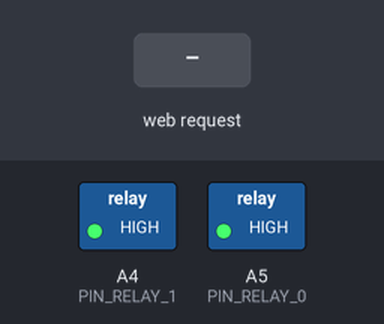
Bench run of a sketch on a simulated Arduino Uno, built with avr-gcc and run on an emulated ATmega328P. On the bench: switched loads named in the sketch (green lamp = pin HIGH). The test bench sets the inputs (shaded band). WiFi joins after 1.5 s; servers stay silent unless stated.

Above: at 1.8 s.
1.9 s: HTTP request GET /powerOn/0 received
At 2.8 s:
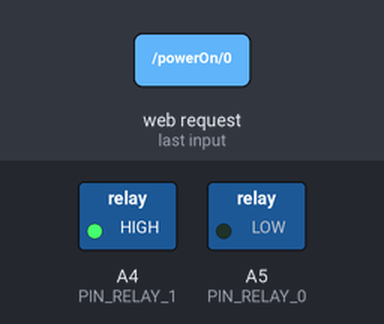
3.5 s: HTTP request GET /powerOn/1 received
At 4.4 s:
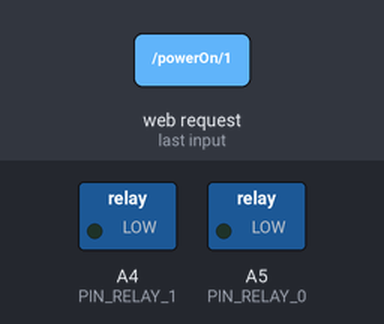
5.2 s: HTTP request GET /powerOff/0 received
At 6.1 s:
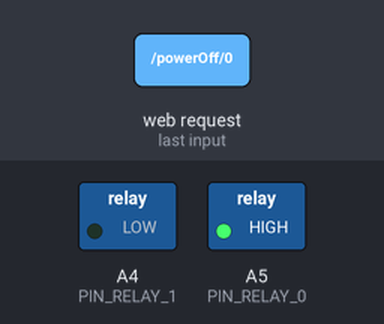
6.9 s: HTTP request GET /powerOff/1 received
At 7.7 s:
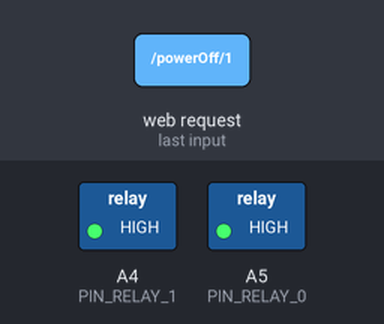
Timing chart, 0 to 9.6 s (numbered marks = the images above; inputs shaded):
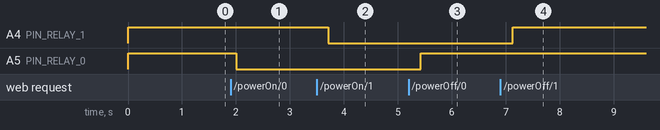

The sketch:

web-enabled-relay.ino
```cpp
/*
  Web Server

 A simple web server that parses a request to set the
 state of a relay using an Arduino Wiznet Ethernet. Tested
 with an original Arduino Ethernet board using the original
 Ethernet library.

 Circuit:
 * Ethernet shield attached to pins 10, 11, 12, 13
 * Analog inputs attached to pins A0 through A5 (optional)

 created 18 Dec 2009
 by David A. Mellis
 modified 9 Apr 2012
 by Tom Igoe
 modified 02 Sept 2015
 by Arturo Guadalupi
 modified 27 Dec 2019
 by Jerry Webb

 */

#include <SPI.h>
#include <Ethernet.h>
#define PIN_LED 2
#define PIN_RELAY_0 A5
#define PIN_RELAY_1 A4
// #define DEBUG 1

// Set a MAC address and IP address for your controller below.
// The IP address will be dependent on your local network:
byte mac[] = {
  0xDE, 0xAD, 0xBE, 0xEF, 0xFE, 0xED
};
IPAddress ip(192, 168, 1, 32);

// Initialize the Ethernet server library
// with the IP address and port you want to use
// (port 80 is default for HTTP):
EthernetServer server(80);

void setup() {
  // Initialise interface to relay board
  pinMode(PIN_RELAY_0, OUTPUT);
  pinMode(PIN_RELAY_1, OUTPUT);
  SW(0, LOW);
  SW(1, LOW);
#ifdef DEBUG
  // Open serial communications and wait for port to open:
  Serial.begin(9600);
  while (!Serial) {
    ; // wait for serial port to connect. Needed for native USB port only
  }
#endif

  // start the Ethernet connection and the server:
  Ethernet.begin(mac, ip);
  server.begin();
#ifdef DEBUG
  Serial.print("server is at ");
  Serial.println(Ethernet.localIP());
#endif
  // Tom's code has checks to make sure the Ethernet board is available and
  // that the drop cable is connected which are removed from this version
  // because there's no way to communicate these errors to the user with the
  // hardware config we're running on.
}


void loop() {
  // listen for incoming clients
  EthernetClient client = server.available();
  if (client) {
#ifdef DEBUG
    Serial.println("new client");
#endif
    boolean currentLineIsZeroLength = true;
    String line = "";    // Used to assemble a request string from the client if they provide one
    bool firstLine = true;
    int httpResponse = 400;

    // an http request ends with an empty line (just a newline)
    boolean currentLineIsBlank = true;
    while (client.connected()) {
      if (client.available()) {
        char c = client.read();
#ifdef DEBUG
        Serial.write(c);
#endif

        if (c == '\n' && currentLineIsZeroLength) {
          // if we have reached the end of the line (received a newline
          // character) and the line is blank, the http request has ended,
          // so we send a reply describing the state of both switches on
          // completion of the request
          // send a standard http response header
          if(httpResponse == 400) {
            client.println("HTTP/1.1 400 Bad Request");
            client.println("Connection: close");
            client.println();
          }
          else {
            client.println("HTTP/1.1 200 OK");
            client.println("Content-Type: application/json");
            //client.println("Content-Length:  30");
            client.println("Connection: keep-alive");
            client.println("\r"); // CRLF terminates header

            String json = "{";
            for (int i = 0; i < 2; i++) {
              if ( SW_state(i) ) {
                json += "\"switch_" + String(i) + "\":1 ";
              }
              else {
                json += "\"switch_" + String(i) + "\":0 ";
              }
              if ( i < 1 ) json += ",";
            }
            json += "}";
            client.println(json);
            client.flush();
#ifdef DEBUG
            Serial.println(json);
#endif
            break;
          }
        }
        if (c == '\n') {
          // you're starting a new line
          currentLineIsZeroLength = true;
          if (firstLine) {
            firstLine = false;
#ifdef DEBUG
            Serial.println("-->" + line + "<--");
#endif
            if ( line.indexOf( "/powerOn/0" ) >= 0 ) {
#ifdef DEBUG
              Serial.println("Setting Relay0 to ON");
#endif
              SW(0, HIGH);
              httpResponse = 200;
            }
           else if (line.indexOf( "/powerOn/1" ) >= 0 ) {
#ifdef DEBUG
              Serial.println("Setting Relay1 to ON");
#endif
              SW(1, HIGH);
              httpResponse = 200;
            }
            else if (line.indexOf( "/powerOff/0" ) >= 0 ) {
#ifdef DEBUG
              Serial.println("Setting Relay0 to OFF");
#endif
              SW(0, LOW);
              httpResponse = 200;
            }
            else if (line.indexOf( "/powerOff/1" ) >= 0 ) {
#ifdef DEBUG
              Serial.println("Setting Relay1 to OFF");
#endif
              SW(1, LOW);
              httpResponse = 200;
            }
          }

        } else if (c != '\r') {
          // The client has sent a request of some kind
          currentLineIsZeroLength = false;
          if (firstLine)
          {
            line = line + c; // Copy the VERB and Resource Request
          }
        }
      }
    } // end while (client connected) ...
    // give the web browser time to receive the data
    delay(200);
    // close the connection:
    client.stop();
 #ifdef DEBUG
    Serial.println("client disconnected");
 #endif
  }
  delay(500);
}

bool SW_state(byte num) {
  bool val;
  switch (num) {
    case 0: val = digitalRead(PIN_RELAY_0); break;
    case 1: val = digitalRead(PIN_RELAY_1); break;
  }
  return !val;
}

void SW(byte num, bool val) {
  val = !val;
  switch (num) {
    case 0: digitalWrite(PIN_RELAY_0, val);
      break;
    case 1: digitalWrite(PIN_RELAY_1, val);
      break;
  }
}
```

Measured:
- after the input at 1.9 s, A5 (PIN_RELAY_0): HIGH → LOW after 0.11 s
- after the input at 3.5 s, A4 (PIN_RELAY_1): HIGH → LOW after 0.21 s
- after the input at 5.2 s, A5 (PIN_RELAY_0): LOW → HIGH after 0.22 s
- after the input at 6.9 s, A4 (PIN_RELAY_1): LOW → HIGH after 0.23 s
